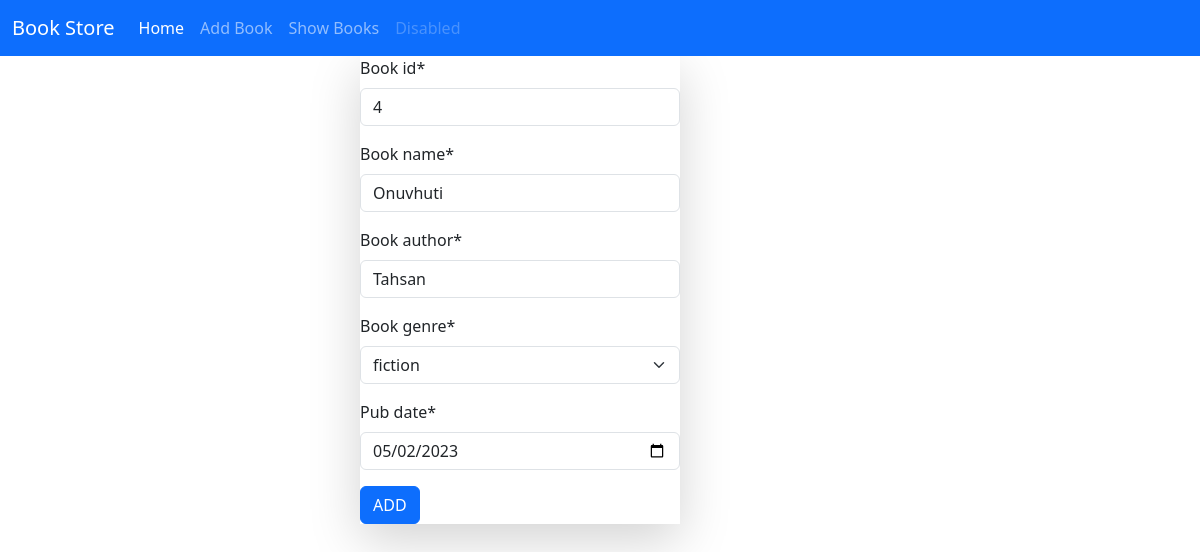
The page /edit-books/4/ on the database its author committed.
### Book/models.py (models this page shows)
class BookShopModel(models.Model):
    genre = [('thriller','thriller'),('fiction','fiction'), ('poem','poem'), ('religious','religious'),('academic','academic')]
    book_id = models.IntegerField(primary_key=True)
    book_name = models.CharField(max_length=30)
    book_author= models.CharField(max_length=30)
    book_genre = models.CharField(max_length=30,choices=genre)
    pub_date = models.DateField()

### Book/views.py (the view)
# urls.py: path('edit-books/<int:pk>/',views.edit_books.as_view(),name='edit_books'),
class edit_books(UpdateView):
    model = BookShopModel
    form_class = BookStoreForm
    template_name = 'add_book.html'
    success_url = reverse_lazy('show_books')

### Book/forms.py
class BookStoreForm(forms.ModelForm):
    class  Meta:
       model = BookShopModel
       fields = ['book_id', 'book_name','book_author', 'book_genre', 'pub_date']
       widgets= {
           'pub_date':forms.DateInput(attrs={'type':'date'})
       }

### Book/templates/add_book.html (shortened to what this page needs)
{% extends 'base.html' %}
{% load crispy_forms_tags %}
{% block start %}
<div style="width: 40%; margin:auto">
    <form class="col-8  shadow-lg" method="post">
        {{form|crispy}}
        <button class="btn btn-primary">ADD</button>
    </form>
</div>
{% endblock %}

### rows shown on the page
BookShopModel: book_id "4", book_name "Onuvhuti", book_author "Tahsan", book_genre "fiction", pub_date "05/02/2023"
